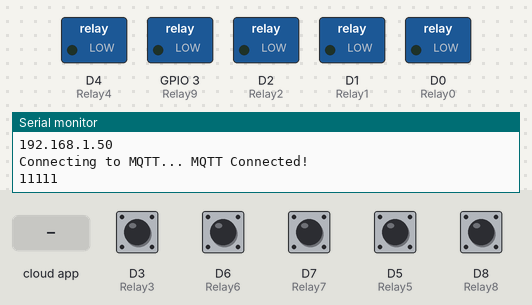
A sketch run on a simulated ESP8266 (NodeMCU). On the bench: switched loads named in the sketch (green lamp = pin HIGH), the last lines printed to the serial monitor. The test bench sets the inputs (shaded band); at power-on: D3 (Relay3), D5 (Relay5), D6 (Relay6), D7 (Relay7), D8 (Relay8) HIGH. WiFi joins after 1.5 s; servers stay silent unless stated; the local clock reads 2024-03-15 10:24:30 at power-on unless the sketch sets it; no MQTT or app messages arrive unless stated.

Above: at 2.7 s.
2.8 s: the phone or cloud app sets bed_light to 1
At 4.0 s:
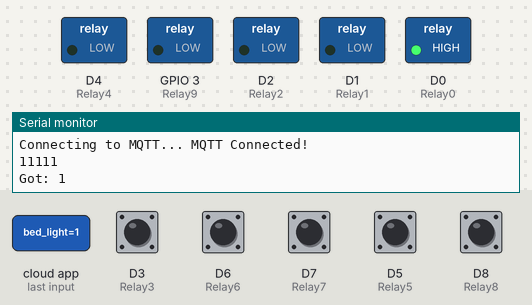
4.3 s: the phone or cloud app sets night to 0
At 5.2 s:
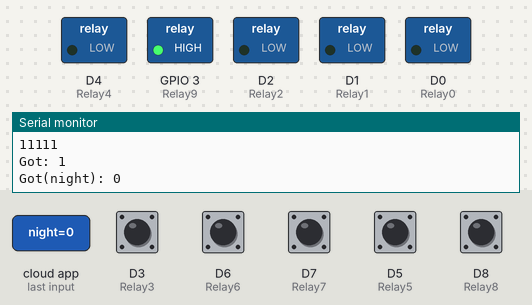
5.8 s: the phone or cloud app sets kit_light to 1
At 6.3 s:
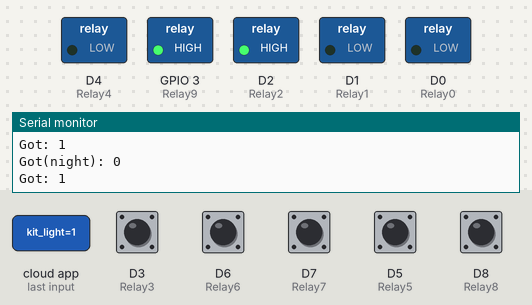
7.3 s: the phone or cloud app sets s_sys to 0
At 8.5 s:
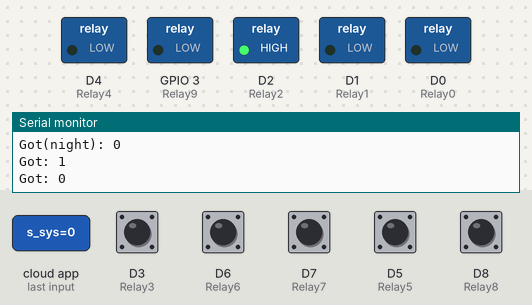
8.8 s: the phone or cloud app sets ven_light to 1
At 9.6 s:
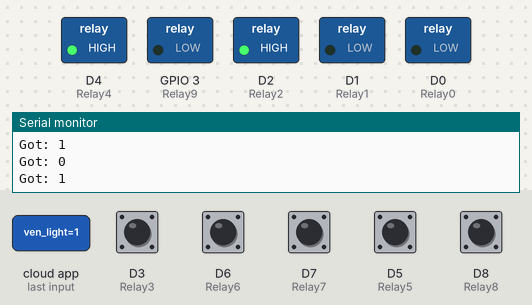
10.3 s: the phone or cloud app sets kit_light to 0
At 10.7 s:
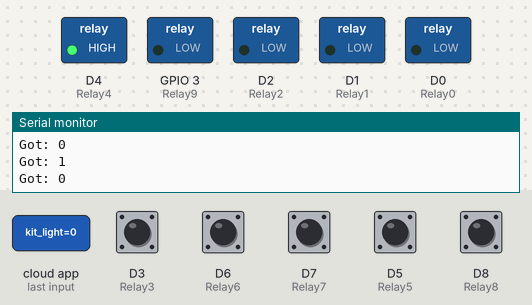
Timing chart, 0 to 12.8 s (numbered marks = the images above; inputs shaded):
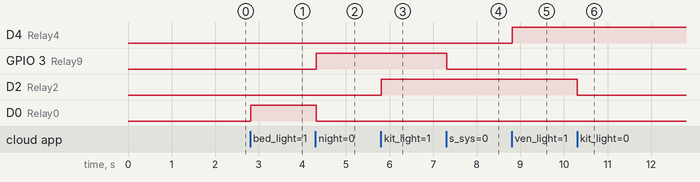

Measured:
- after the input at 2.8 s, D0 (Relay0): LOW → HIGH at once
- after the input at 4.3 s, GPIO 3 (Relay9): LOW → HIGH at once; D0 (Relay0): HIGH → LOW at once
- after the input at 5.8 s, D2 (Relay2): LOW → HIGH at once
- after the input at 7.3 s, GPIO 3 (Relay9): HIGH → LOW at once
- after the input at 8.8 s, D4 (Relay4): LOW → HIGH at once
- after the input at 10.3 s, D2 (Relay2): HIGH → LOW at once

The sketch:

main.ino
```cpp
#include <ESP8266WiFi.h>
#include "Adafruit_MQTT.h"
#include "Adafruit_MQTT_Client.h"
#include <NTPClient.h>

#define Relay0            D0 //Bed room light
#define Relay1            D1 //Bed room fans
#define Relay2            D2 //kitchen light
#define Relay3            D3 //kitchen window
#define Relay4            D4 //Veranda light
#define Relay5            D5 //bed room window
#define Relay6            D6 //back door
#define Relay7            D7 //main door
#define Relay8            D8 //Veranda windows
#define Relay9            D9 //sicurity system

#define WLAN_SSID       "Shan"             // SSID
#define WLAN_PASS       "098765432"        // password

//get time pre setup section

const long utcOffsetInSeconds = 3600;

char daysOfTheWeek[7][12] = {"Sunday", "Monday", "Tuesday", "Wednesday", "Thursday", "Friday", "Saturday"};

// Define NTP Client to get time
WiFiUDP ntpUDP;
NTPClient timeClient(ntpUDP, "pool.ntp.org", utcOffsetInSeconds);

bool led;

/************************* Adafruit.io Setup *********************************/

#define AIO_SERVER      "io.adafruit.com" //Adafruit Server
#define AIO_SERVERPORT  1883
#define AIO_USERNAME    "sachinthanode"            // Username
#define AIO_KEY         "aio_cCnm35Higyg9xoMExCZiZLfIArCM"   // Auth Key

//WIFI CLIENT
WiFiClient client;

Adafruit_MQTT_Client mqtt(&client, AIO_SERVER, AIO_SERVERPORT, AIO_USERNAME, AIO_KEY);

// Feeds names
Adafruit_MQTT_Subscribe Light0 = Adafruit_MQTT_Subscribe(&mqtt, AIO_USERNAME"/feeds/bed_light");
Adafruit_MQTT_Subscribe Light1 = Adafruit_MQTT_Subscribe(&mqtt, AIO_USERNAME "/feeds/Relay2");
Adafruit_MQTT_Subscribe Light2 = Adafruit_MQTT_Subscribe(&mqtt, AIO_USERNAME "/feeds/kit_light");
Adafruit_MQTT_Subscribe Light3 = Adafruit_MQTT_Subscribe(&mqtt, AIO_USERNAME "/feeds/Relay4");
Adafruit_MQTT_Subscribe Light4 = Adafruit_MQTT_Subscribe(&mqtt, AIO_USERNAME "/feeds/ven_light");
Adafruit_MQTT_Subscribe Light5 = Adafruit_MQTT_Subscribe(&mqtt, AIO_USERNAME "/feeds/Relay4");
Adafruit_MQTT_Subscribe Light6 = Adafruit_MQTT_Subscribe(&mqtt, AIO_USERNAME "/feeds/Relay4");
Adafruit_MQTT_Subscribe Light7 = Adafruit_MQTT_Subscribe(&mqtt, AIO_USERNAME "/feeds/Relay4");
Adafruit_MQTT_Subscribe Light8 = Adafruit_MQTT_Subscribe(&mqtt, AIO_USERNAME "/feeds/Relay4");
Adafruit_MQTT_Subscribe Light9 = Adafruit_MQTT_Subscribe(&mqtt, AIO_USERNAME "/feeds/s_sys");
Adafruit_MQTT_Subscribe Night = Adafruit_MQTT_Subscribe(&mqtt, AIO_USERNAME "/feeds/night");
Adafruit_MQTT_Subscribe Day = Adafruit_MQTT_Subscribe(&mqtt, AIO_USERNAME "/feeds/day");
Adafruit_MQTT_Subscribe Out = Adafruit_MQTT_Subscribe(&mqtt, AIO_USERNAME "/feeds/out");
Adafruit_MQTT_Subscribe reset1 = Adafruit_MQTT_Subscribe(&mqtt, AIO_USERNAME "/feeds/light11");

void MQTT_connect();

void setup() {
  Serial.begin(115200);

  pinMode(Relay0, OUTPUT);
  pinMode(Relay1, OUTPUT);
  pinMode(Relay2, OUTPUT);
  pinMode(Relay3, INPUT);
  pinMode(Relay4, OUTPUT);
  pinMode(Relay5, INPUT);
  pinMode(Relay6, INPUT);
  pinMode(Relay7, INPUT);
  pinMode(Relay8, INPUT);
  pinMode(Relay9, OUTPUT);

  // Connect to WiFi access point.
  Serial.println(); Serial.println();
  Serial.print("Connecting to ");
  Serial.println(WLAN_SSID);

  WiFi.begin(WLAN_SSID, WLAN_PASS);
  timeClient.begin();

  while (WiFi.status() != WL_CONNECTED) {
    delay(500);
    Serial.print(".");
  }
  Serial.println();

  Serial.println("WiFi connected");
  Serial.println("IP address: ");
  Serial.println(WiFi.localIP());

  mqtt.subscribe(&Light0);
  mqtt.subscribe(&Light1);
  mqtt.subscribe(&Light2);
  mqtt.subscribe(&Light3);
  mqtt.subscribe(&Light4);
  mqtt.subscribe(&Light5);
  mqtt.subscribe(&Light6);
  mqtt.subscribe(&Light7);
  mqtt.subscribe(&Light8);
  mqtt.subscribe(&Light9);
  mqtt.subscribe(&Night);
  mqtt.subscribe(&Day);
  mqtt.subscribe(&Out);
  mqtt.subscribe(&reset1);

}

void loop() {


  MQTT_connect();
  Serial.print(digitalRead(Relay3));
  Serial.print(digitalRead(Relay5));
  Serial.print(digitalRead(Relay6));
  Serial.print(digitalRead(Relay7));
  Serial.print(digitalRead(Relay8));
  Serial.print("\n");

  Adafruit_MQTT_Subscribe *subscription;
  while ((subscription = mqtt.readSubscription(20000))) {
    if (subscription == &Night) {
      Serial.print(F("Got(night): "));
      Serial.println((char *)Night.lastread);
if(timeClient.getHours()<18)
      night_Mode();
    }
    if (subscription == &Day) {
      Serial.print(F("Got (day): "));
      Serial.println((char *)Day.lastread);
      //int Light2_State = atoi((char *)Day.lastread);
      // digitalWrite(Relay1, Light2_State);
      day_Mode();
    }
    if (subscription == &Out) {
      Serial.print(F("Got(out): "));
      Serial.println((char *)Out.lastread);
      out_Mode();
    }
    if (subscription == &reset1) {
      Serial.print(F("Got(rest): "));
      Serial.println((char *)reset1.lastread);
      reset_Mode();
    }

    if (subscription == &Light0) {
      Serial.print(F("Got: "));
      Serial.println((char *)Light0.lastread);
      int Light4_State = atoi((char *)Light0.lastread);
      digitalWrite(Relay0, Light4_State);

    }
    if (subscription == &Light2) {
      Serial.print(F("Got: "));
      Serial.println((char *)Light2.lastread);
      int Light4_State = atoi((char *)Light2.lastread);
      digitalWrite(Relay2, Light4_State);

    }
    if (subscription == &Light4) {
      Serial.print(F("Got: "));
      Serial.println((char *)Light4.lastread);
      int Light4_State = atoi((char *)Light4.lastread);
      digitalWrite(Relay4, Light4_State);

    }
    if (subscription == &Light9) {
      Serial.print(F("Got: "));
      Serial.println((char *)Light9.lastread);
      int Light4_State = atoi((char *)Light9.lastread);
      digitalWrite(Relay9, Light4_State);

    }
  }


}

void MQTT_connect() {
  int8_t ret;

  if (mqtt.connected()) {
    return;
  }

  Serial.print("Connecting to MQTT... ");

  uint8_t retries = 3;

  while ((ret = mqtt.connect()) != 0) {
    Serial.println(mqtt.connectErrorString(ret));
    Serial.println("Retrying MQTT connection in 5 seconds...");
    mqtt.disconnect();
    delay(5000);
    retries--;
    if (retries == 0) {
      while (1);
    }
  }
  Serial.println("MQTT Connected!");

}
void night_Mode() {
  if (digitalRead(Relay8) == 0 || digitalRead(Relay6) == 0 || digitalRead(Relay5) == 0 || digitalRead(Relay7) == 0 || digitalRead(Relay3) == 0) {
    digitalWrite(Relay1, HIGH);
  }
  else if (digitalRead(Relay8) == 1 || digitalRead(Relay6) == 1 || digitalRead(Relay5) == 1 || digitalRead(Relay7) == 1 || digitalRead(Relay3) == 1) {
    digitalWrite(Relay0, LOW);
    digitalWrite(Relay1, LOW);
    digitalWrite(Relay2, LOW);
    digitalWrite(Relay4, LOW);
    //digitalWrite(Relay5, LOW);
    digitalWrite(Relay9, HIGH);
  }
}
void day_Mode() {
  digitalWrite(Relay0, LOW);
  //  digitalWrite(Relay1, LOW);
  digitalWrite(Relay2, LOW);
  digitalWrite(Relay4, LOW);
  // digitalWrite(Relay5, HIGH);
  digitalWrite(Relay9, LOW);
}
void out_Mode() {
  if (digitalRead(Relay8) == 0 || digitalRead(Relay6) == 0 || digitalRead(Relay5) == 0 || digitalRead(Relay7) == 0 || digitalRead(Relay3) == 0) {
    digitalWrite(Relay1, HIGH);
  }
  else if (digitalRead(Relay8) == 1 || digitalRead(Relay6) == 1 || digitalRead(Relay5) == 1 || digitalRead(Relay7) == 1 || digitalRead(Relay3) == 1) {
    digitalWrite(Relay0, LOW);

    digitalWrite(Relay1, LOW);
    digitalWrite(Relay2, LOW);
    digitalWrite(Relay4, LOW);
    // digitalWrite(Relay5, LOW);
    digitalWrite(Relay9, HIGH);
  }
}
void reset_Mode() {
  digitalWrite(Relay0, LOW);
  // digitalWrite(Relay1, LOW);
  digitalWrite(Relay2, LOW);
  digitalWrite(Relay4, LOW);
  //digitalWrite(Relay5, LOW);
  digitalWrite(Relay9, LOW);
}
```
